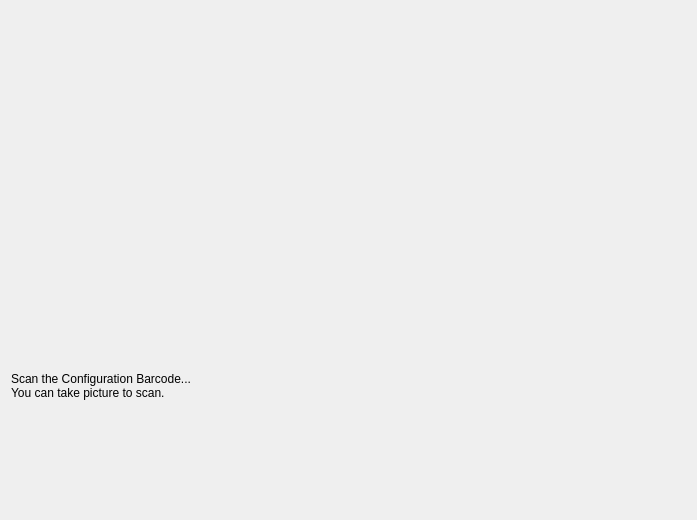
<?xml version="1.0" encoding="UTF-8"?>
<ui version="4.0">
 <class>Dialog</class>
 <widget class="QDialog" name="Dialog">
  <property name="geometry">
   <rect>
    <x>0</x>
    <y>0</y>
    <width>697</width>
    <height>520</height>
   </rect>
  </property>
  <property name="windowTitle">
   <string>Dialog</string>
  </property>
  <layout class="QGridLayout" name="gridLayout_4">
   <item row="0" column="0">
    <layout class="QGridLayout" name="gridLayout_3">
     <item row="0" column="0">
      <layout class="QHBoxLayout" name="horizontalLayout_5">
       <item>
        <widget class="QLabel" name="label_5">
         <property name="text">
          <string>&lt;html&gt;&lt;head/&gt;&lt;body&gt;&lt;p&gt;&lt;img src=&quot;:/pictures/Configurator2.png&quot;/&gt;&lt;/p&gt;&lt;/body&gt;&lt;/html&gt;</string>
         </property>
         <property name="pixmap">
          <pixmap resource="../resource/resource.qrc">:/pictures/ombori_mini.jpeg</pixmap>
         </property>
        </widget>
       </item>
      </layout>
     </item>
    </layout>
   </item>
   <item row="1" column="0">
    <widget class="QLabel" name="label_6">
     <property name="text">
      <string>Scan the Configuration Barcode...
You can take picture to scan.</string>
     </property>
    </widget>
   </item>
  </layout>
 </widget>
 <resources>
  <include location="../resource/resource.qrc"/>
  <include location="../../../resource/resource.qrc"/>
 </resources>
 <connections/>
</ui>
